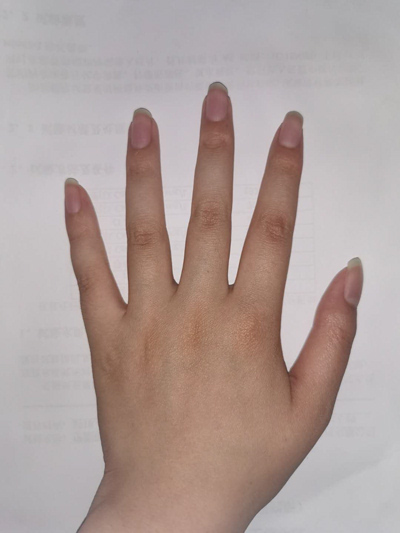
//> input picture 大三下人机交互/大作业/hand.jpg, 400 x 533 px
$ ./main   (built with g++ and OpenCV 4)
//> lines starting //> are read from the running program, lines starting //| are printed output that depends on the picture; after the words box and inside, x2 and y2 are one past the last pixel; in counts of white or black regions, pixels touching at a corner belong together
#include <iostream>
#include <opencv2/highgui/highgui_c.h>
#include <opencv2/highgui/highgui.hpp>
#include <opencv2/opencv.hpp>
#include <opencv2/core/core.hpp>
#include <algorithm>

using namespace cv;
using namespace std;

Mat nail_bianyuan(Mat image_roi, Mat img);
Mat thresh_callback(int, void*, Mat dst, int thresh, Mat drawing);


int main()
{
	//读入一张图像
	Mat img, mask;
	img = imread("hand.jpg");
//> img is the input picture: 533 rows x 400 cols, CV_8UC3; mean B, G, R 155.9, 159.8, 175.7
	if (!img.data)
		return -1;
	namedWindow("原始图像", CV_WINDOW_AUTOSIZE);
	imshow("原始图像", img);

	Mat imgDst = img.clone();
	mask.create(imgDst.rows, imgDst.cols, CV_8UC1);


	//转换为YCrCb颜色空间，并显示
	int dstCn = 0;
	cvtColor(img, imgDst, CV_RGB2YCrCb, dstCn);
//> imgDst: 533 rows x 400 cols, CV_8UC3; mean of channels 0, 1, 2 160.5, 124.6, 136.6
	//imshow("YCrCb", imgDst);


	//将多通道图像分离为多个单通道图像,存入 planes
	Mat planes[3];
	split(imgDst, planes);
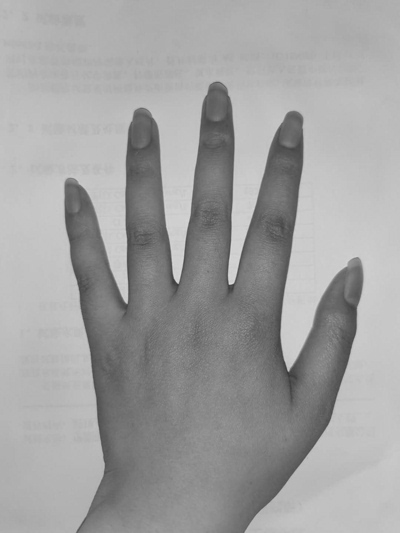
//> planes[0]: 533 rows x 400 cols, CV_8UC1; min 56, max 222, mean 160.5
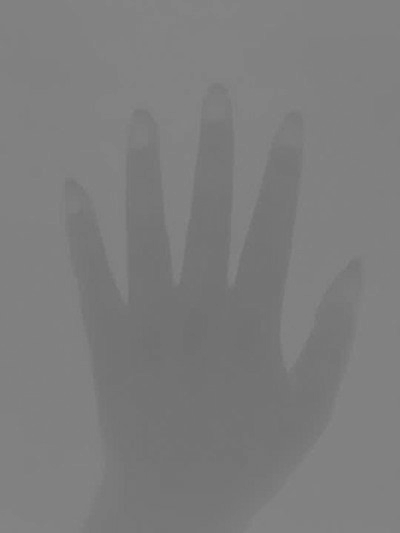
//> planes[1]: 533 rows x 400 cols, CV_8UC1; min 110, max 135, mean 124.6
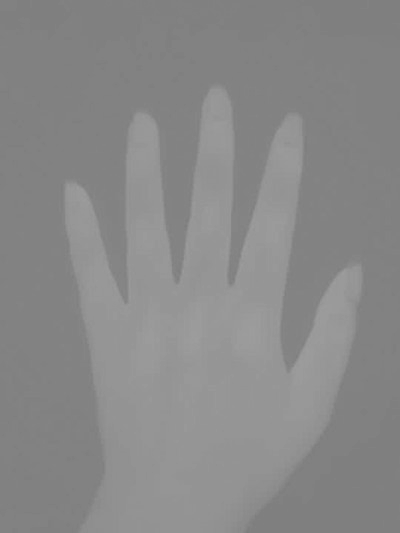
//> planes[2]: 533 rows x 400 cols, CV_8UC1; min 123, max 157, mean 136.6

	//运用迭代器访问矩阵元素
	MatIterator_<uchar> it_Cb = planes[1].begin<uchar>(),
		it_Cb_end = planes[1].end<uchar>();
	MatIterator_<uchar> it_Cr = planes[2].begin<uchar>();
	MatIterator_<uchar> it_skin = mask.begin<uchar>();

	for (; it_Cb != it_Cb_end; ++it_Cr, ++it_Cb, ++it_skin)
	{
		//根据肤色阈值获得mask
		if (*it_Cb >= 110 && *it_Cb <= 130 && *it_Cr >= 140 && *it_Cr <= 175)
			*it_skin = 255;
		else
			*it_skin = 0;
	}
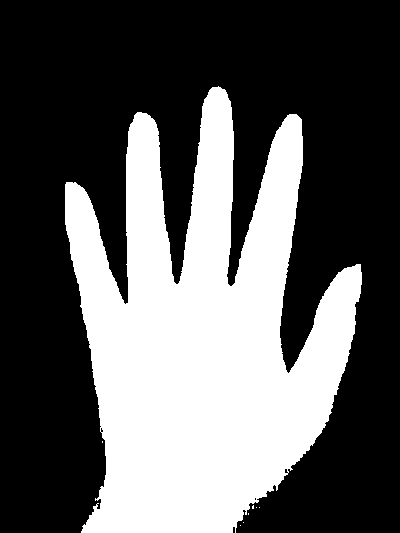
//> mask: 533 rows x 400 cols, CV_8UC1; 36.2% white; 8 white regions (7 under 20 px), largest, box (x1, y1, x2, y2) and area: (65, 86, 362, 533) 77174

	//用模板和原图提取出感兴趣区域，并显示提取出的图像
	Mat result;
	img.copyTo(result, mask);
	//namedWindow("提取出手部图像", CV_WINDOW_AUTOSIZE);
	//imshow("提取出手部图像", result);

	//对mask后处理
	//膨胀和腐蚀，膨胀可以填补凹洞（将裂缝桥接），腐蚀可以消除细的凸起（“斑点”噪声）
	Point anchor = Point(-1, -1);
	int iterations = 1;
	int borderType = BORDER_CONSTANT;
	const Scalar& borderValue = morphologyDefaultBorderValue();
	dilate(mask, mask, Mat(5, 5, CV_8UC1), anchor, iterations, borderType, borderValue);
	erode(mask, mask, Mat(5, 5, CV_8UC1), anchor, iterations, borderType, borderValue);

	//中值滤波
	medianBlur(mask, mask, 3);
//> mask: 533 rows x 400 cols, CV_8UC1; 36.8% white; 3 white regions (1 under 20 px)

	//namedWindow("mask", CV_WINDOW_AUTOSIZE);
	//imshow("mask", mask);

	img.copyTo(result, mask);
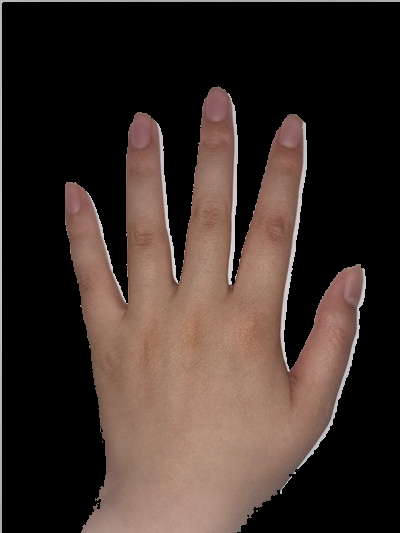
//> result: 533 rows x 400 cols, CV_8UC3; mean B, G, R 41.7, 47.3, 60.9
	namedWindow("后处理", CV_WINDOW_AUTOSIZE);
	imshow("后处理", result);

	//画出手外部轮廓
	vector<vector<Point> > contours;
	findContours(mask, contours, CV_RETR_EXTERNAL, CV_CHAIN_APPROX_NONE, Point());
//> contours = 3 contours, 1 with area under 20; largest, box (x1, y1, x2, y2) and area: (69, 91, 366, 533) 75422, (0, 0, 400, 533) 932
	int index;
	double area, maxArea(0);
	for (int i = 0; i < contours.size(); i++)
	{
		area = contourArea(Mat(contours[i]));
		if (area > maxArea)
		{
			maxArea = area;
			index = i;
		}
	}
//> this loop made 3 passes
//> (area, maxArea) on pass 2: (75421.5, 75421.5)
//> area on pass 3: 932
//> after the loop, maxArea = 75421.5; index = 1
	Mat contoursImage(mask.rows, mask.cols, CV_8U, Scalar(0));
	drawContours(contoursImage, contours, index, Scalar(255), 1);
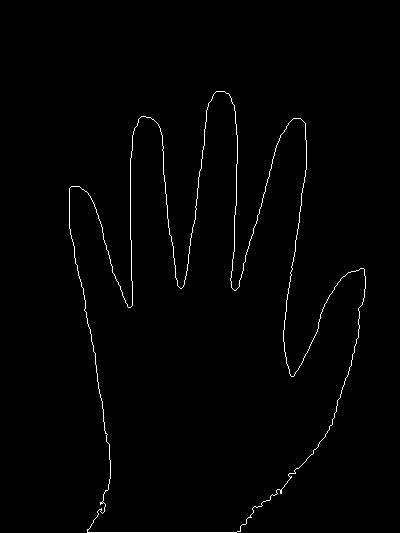
//> contoursImage: 533 rows x 400 cols, CV_8UC1; 1.1% white in thin lines or dots, all inside (x1, y1, x2, y2) = (69, 91, 366, 533)
	namedWindow("轮廓", CV_WINDOW_AUTOSIZE);
	imshow("轮廓", contoursImage);

	//计算图像重心
	Moments moment = moments(mask, true);
//> moment = moments, m00 78436, centre m10/m00, m01/m00 = (203.9, 337.4)
	Point center(moment.m10 / moment.m00, moment.m01 / moment.m00);
//> center = Point(203, 337)
	//circle(mask, center, 8, Scalar(0, 0, 255), CV_FILLED);
	//imshow("重心", mask);

	// 寻找指尖（遍历轮廓所有点，比较到手心（重心）的距离）
	vector<Point> couPoint = contours[index];
//> couPoint = contour of 2301 points, box (x1, y1, x2, y2) (69, 91, 366, 533), area 75422
	vector<Point> fingerTips;//指尖坐标
	Point tmp;
	int max(0), count(0), notice(0);
	for (int i = 0; i < couPoint.size(); i++)
	{
		tmp = couPoint[i];
		int dist = (tmp.x - center.x) * (tmp.x - center.x) + (tmp.y - center.y) * (tmp.y - center.y);
		if (dist > max)
		{
			max = dist;
			notice = i;
		}

		// 计算最大值保持的点数，如果大于200,那么就认为这个是指尖
		if (dist != max)
		{
			count++;
			if (count > 200)
			{
				count = 0;
				max = 0;
				bool flag = false;
				// 低于手心的点不算
				if (center.y < couPoint[notice].y)
					continue;
				if (flag)
					continue;
				fingerTips.push_back(couPoint[notice]);
				//circle(result, couPoint[notice], 6, Scalar(0, 255, 0), CV_FILLED);
				//line(result, center, couPoint[notice], Scalar(255, 0, 0), 2);

			}
		}

	}
//> this loop made 2301 passes
//> (tmp, dist) on pass 1: (Point(216, 91), 60685)
//> (tmp, dist) on passes 2 to 7: (Point(215, 92), 60169), (Point(214, 93), 59657), (Point(213, 94), 59149), (Point(213, 95), 58664), (Point(212, 96), 58162), (Point(212, 97), 57681)
//> after the loop, max = 60957; notice = 2293; count = 9; fingerTips = 5 Points (x, y): [216, 91], [141, 116], [71, 186], [364, 269], [300, 118]
	//imshow("五个指尖", result);//标出五个指尖

	//选择一个指尖（目前是中指）
	int a = fingerTips[0].x;
//> a = 216
	int b = fingerTips[0].y;
//> b = 91
	Rect rect(a - 20, b - 10, 60, 60);
//> rect = Rect(196, 81, 60, 60)
	Mat roi = result(rect);//此处roi是引用的result，对image_roi进行改动，result也会随之变化
	imshow("指尖", roi);


	//提取指甲边缘
	Mat dst=nail_bianyuan(roi, img);

	//填充指甲轮廓
	int thresh = 100;
	int max_thresh = 255;
	Mat drawing;
	blur(dst, dst, Size(3, 3));
	const char* source_window = "Source";
	//namedWindow(source_window, WINDOW_AUTOSIZE);
	//imshow(source_window, dst);
	createTrackbar(" Canny thresh:", "Source", &thresh, max_thresh);
	drawing=thresh_callback(0, 0,dst,thresh,drawing);

	//指甲贴图
	Mat pic = imread("指甲.png");//贴图png
	for (int i = 0; i < drawing.rows; i++)
	{
		for (int j = 0; j < drawing.cols; j++)
		{
			if (drawing.ptr<uchar>(i)[j] == 255)
				for (int c = 0; c < 3; c++)
				{
					roi.data[i*roi.step + roi.channels()*j + c]
						= roi.data[i*roi.step + roi.channels()*j + c] * (1 - 0.4) + pic.data[i*pic.step + pic.channels()*j + c] * 0.4;
				}
		}
	}
	imshow("all", result);

	waitKey(0);
}
Mat nail_bianyuan(Mat image_roi,Mat img)
{
	Mat DstPic, grayImage, edge;

	//创建与src同类型和同大小的矩阵
	DstPic.create(image_roi.size(), img.type());

	//将原始图转化为灰度图
	cvtColor(image_roi, grayImage, COLOR_BGR2GRAY);

	//先使用3*3内核来降噪
	blur(grayImage, edge, Size(3, 3));

	//运行canny算子
	Canny(edge, edge, 100, 10, 3);
//> edge: 60 rows x 60 cols, CV_8UC1; 6.7% white in thin lines or dots, all inside (x1, y1, x2, y2) = (3, 5, 42, 60)

	namedWindow("边缘提取效果");
	namedWindow("处理后的边缘提取效果");

	//形态学滤波：闭操作
	Mat kernel, dst;
	kernel = getStructuringElement(MORPH_ELLIPSE, Size(10, 10));
	morphologyEx(edge, dst, MORPH_CLOSE, kernel);
//> dst: 60 rows x 60 cols, CV_8UC1; 17.8% white; 1 white region, box (x1, y1, x2, y2) and area: (0, 6, 43, 60) 642
//> in main, `blur(dst, dst, Size(3, 3));`: dst: 60 rows x 60 cols, CV_8UC1; min 0, max 255, mean 45.5
	//Mat element = getStructuringElement(MORPH_RECT, Size(5, 5));
	//erode(dst, dst, element);
	//dilate(dst, dst, element);

	imshow("边缘提取效果", edge);
	imshow("处理后的边缘提取效果", dst);

	//dst.convertTo(dst, CV_32F);
	//imwrite("by.jpg", dst);

	return dst;


}
Mat thresh_callback(int, void*,Mat dst ,int thresh,Mat drawing)
{
//> called with thresh = 100
	Mat canny_output;
	vector<vector<Point> > contours;
	vector<Vec4i> hierarchy;
	Canny(dst, canny_output, thresh, thresh * 2, 3);
//> canny_output: 60 rows x 60 cols, CV_8UC1; 8% white in thin lines or dots, all inside (x1, y1, x2, y2) = (0, 4, 43, 60)
	findContours(canny_output, contours, hierarchy, RETR_TREE, CHAIN_APPROX_SIMPLE, Point(0, 0));
//> contours = 5 contours, 3 with area under 20; largest, box (x1, y1, x2, y2) and area: (10, 7, 31, 39) 501, (10, 7, 31, 39) 487
	drawing = Mat::zeros(canny_output.size(), CV_8UC1);
	//for (size_t i = 0; i< contours.size(); i++)
	//{
	//Scalar color = Scalar(rng.uniform(0, 255), rng.uniform(0, 255), rng.uniform(0, 255));
	drawContours(drawing, contours, 1, Scalar(255, 255, 255), CV_FILLED);
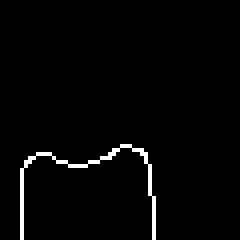
//> drawing: 60 rows x 60 cols, CV_8UC1 (shown 4 times larger); 2.1% white in thin lines or dots, all inside (x1, y1, x2, y2) = (5, 36, 39, 60)
//> 指甲.png cannot be read in this run, so this picture is empty
//> (the run ends here: the program crashes, at `for (int i = 0; i < drawing.rows; i++)`)

$ run again, with 大三下人机交互/大作业/原始图像.png saved as 大三下人机交互/大作业/hand.jpg
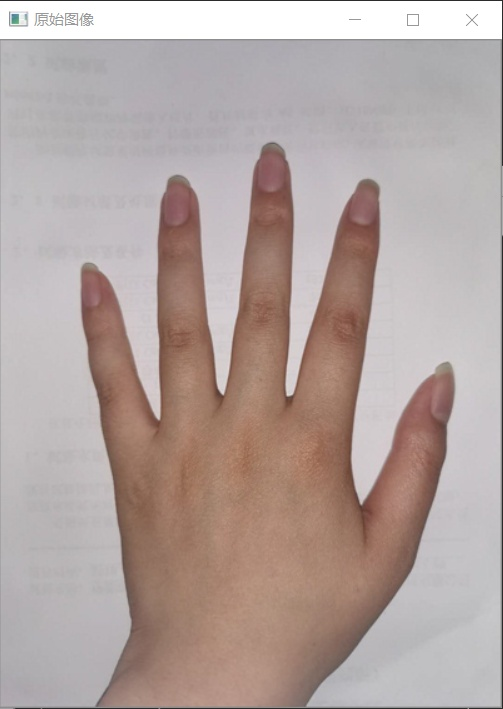
//> input picture 大三下人机交互/大作业/原始图像.png, 503 x 709 px
//> img is the input picture: 709 rows x 503 cols, CV_8UC3; mean B, G, R 160.3, 164.1, 178.9
//> imgDst: 709 rows x 503 cols, CV_8UC3; mean of channels 0, 1, 2 164.7, 124.8, 136.1
//> after the loop in main, `for (; it_Cb != it_Cb_end; ++it_Cr, ++it_Cb, ++it_skin)`:
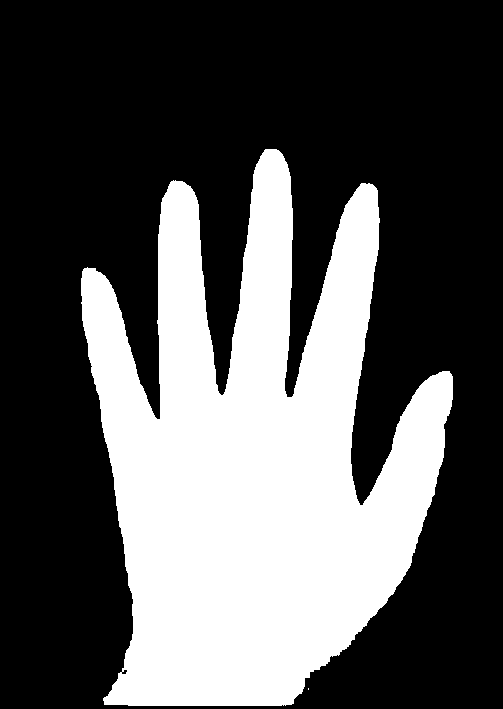
//> mask: 709 rows x 503 cols, CV_8UC1; 33.8% white; 2 white regions (1 under 20 px), largest, box (x1, y1, x2, y2) and area: (81, 149, 453, 706) 120430
//> in main, `findContours(mask, contours, CV_RETR_EXTERNAL, CV_CHAIN_APPROX_NONE, P..`: contours = 2 contours; box (x1, y1, x2, y2) and area: (85, 153, 457, 709) 118874, (0, 0, 503, 709) 1211
//> the loop in main, `for (int i = 0; i < contours.size(); i++)` made 2 passes
//> (area, maxArea) on pass 1: (118874.5, 118874.5)
//> after the loop in main, `for (int i = 0; i < contours.size(); i++)`: maxArea = 118874.5; index = 0
//> contoursImage: 709 rows x 503 cols, CV_8UC1; 0.79% white in thin lines or dots, all inside (x1, y1, x2, y2) = (85, 153, 457, 709)
//> moment = moments, m00 122697, centre m10/m00, m01/m00 = (254.7, 462.8)
//> center = Point(254, 462)
//> couPoint = contour of 2823 points, box (x1, y1, x2, y2) (85, 153, 457, 709), area 118874
//> the loop in main, `for (int i = 0; i < couPoint.size(); i++)` made 2823 passes
//> (tmp, dist) on pass 1: (Point(269, 153), 95706)
//> after the loop in main, `for (int i = 0; i < couPoint.size(); i++)`: max = 96157; notice = 2812; count = 11; fingerTips = 7 Points (x, y): [269, 153], [178, 184], [162, 300], [88, 272], [456, 380], [376, 188], [338, 247]
//> a = 269
//> b = 153
//> rect = Rect(249, 143, 60, 60)
//> canny_output: 60 rows x 60 cols, CV_8UC1; 8.3% white in thin lines or dots, all inside (x1, y1, x2, y2) = (0, 5, 49, 60)
//> in thresh_callback, `findContours(canny_output, contours, hierarchy, RETR_TREE, CHAIN_APPRO..`: contours = 3 contours, 1 with area under 20; largest, box (x1, y1, x2, y2) and area: (0, 5, 49, 60) 734, (10, 12, 34, 48) 700
//> in thresh_callback, `drawContours(drawing, contours, 1, Scalar(255, 255, 255), CV_FILLED);`:
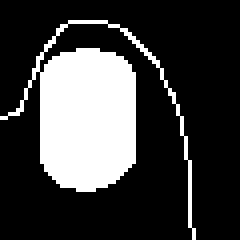
//> drawing: 60 rows x 60 cols, CV_8UC1 (shown 4 times larger); 24.3% white; 1 white region, box (x1, y1, x2, y2) and area: (0, 5, 49, 60) 875
